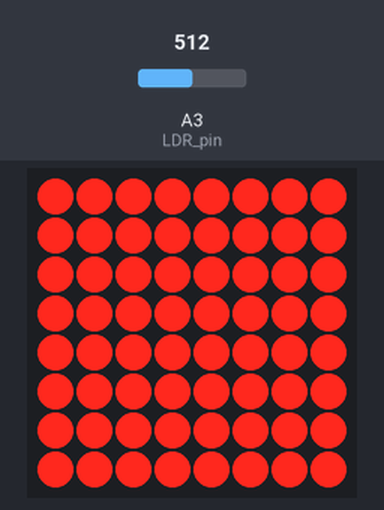
This sketch was run on a simulated Arduino Uno, built with avr-gcc and run on an emulated ATmega328P. Parts: 8×8 LED matrix. Inputs (shaded band) come from the test bench; at power-on: A3 (LDR_pin) = 512.

Above: at 1.2 s.
1.3 s: A3 (LDR_pin) set to 589
2.8 s: A3 (LDR_pin) set to 609
At 3.2 s:
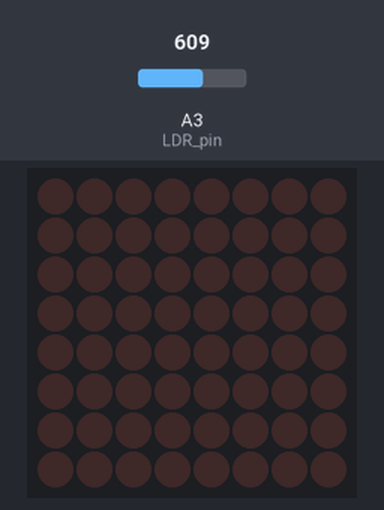
4.3 s: A3 (LDR_pin) set to 590
At 5.5 s:
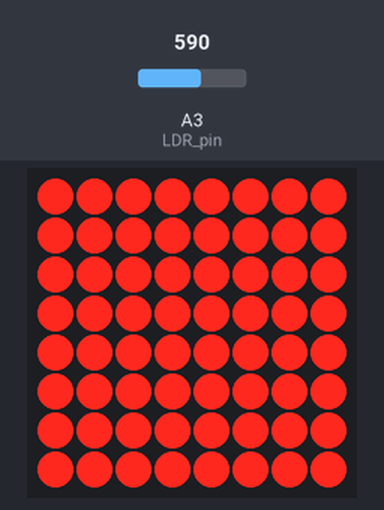
5.8 s: A3 (LDR_pin) set to 610
At 6.6 s:
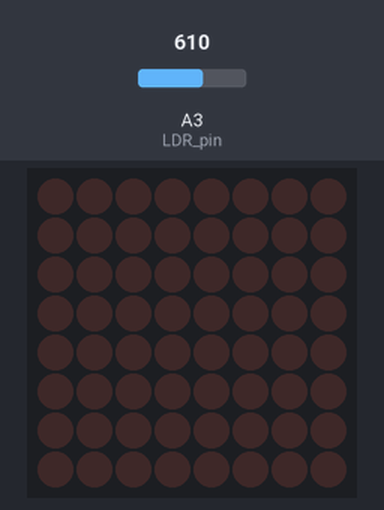
Timing chart, 0 to 8.3 s (numbered marks = the images above; inputs shaded):
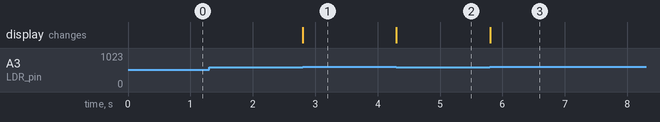

The sketch:

task12_night_light.ino
```cpp
// Task 12: Night Light
// Ishaan Takrani
// Arun Chauhan

#include <MaxMatrix.h>
MaxMatrix my_matrix = MaxMatrix(12, 10, 11, 1); // constructor

const int LDR_pin = A3;  // The Arduino pin that the LDR is connected to. It is constant, so it is a const int
int LDR_value = 0;  // The value that the LDR pin reads. This changes, so it is an int, and not a const int


char every_pixel_on[] = {
  8,  // x dimension
  8,  // y dimension
  B11111111,  // B stands for binary, as the 1s and 0s are binary characters
  B11111111,  // 1 represents an activated LED, o represents a deactivated one
  B11111111,
  B11111111,
  B11111111,
  B11111111,
  B11111111,
  B11111111
};


void setup() {
  Serial.begin(9600); // Initialize baud rate for serial monitor
  my_matrix.init(); // initializes LED matrix
  my_matrix.setIntensity(8);  // initializes LED matrix brightness to 8/15
  my_matrix.clear(); // clears LED matrix (turns off all pixels)
}

void loop() {

  LDR_value = analogRead(LDR_pin);  // LDR_Value stores the value of what is read from the LDR pin.

  if(LDR_value < 600){
    /*
      If the LDR value is less than 600 (dark room),
      the LED matrix will light up. otherwise, it will clear
    */
    my_matrix.writeSprite(0,0,every_pixel_on);
  }

  else{
    my_matrix.clear();
  }

}
```

Measured:
- the behaviour switches between 599 and 600 on A3 (LDR_pin) (found by bisection; images 0 and 1)
- after the input at 1.3 s, every drawn part: stays the same
- after the input at 2.8 s, the display: changes at once (image 1)
- after the input at 4.3 s, the display: changes at once (image 2)
- after the input at 5.8 s, the display: changes at once (image 3)
